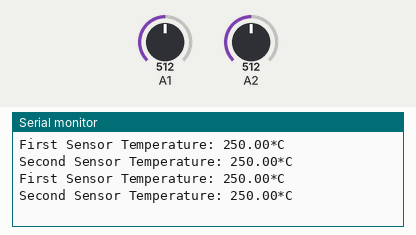
Recording of a sketch running on a simulated Arduino Uno, built with avr-gcc and run on an emulated ATmega328P. On the bench: the last lines printed to the serial monitor. The test bench sets the inputs (shaded band); at power-on: A1 = 512, A2 = 512.

Above: at 1.8 s.
1.9 s: A1 set to 716
At 2.8 s:
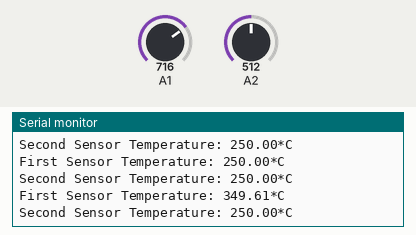
3.4 s: A2 set to 716
At 4.7 s:
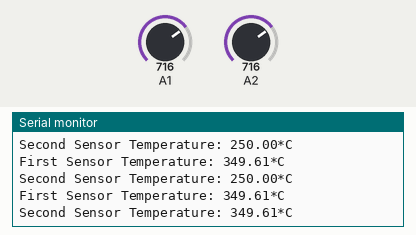
4.9 s: A1 set to 900
At 5.9 s:
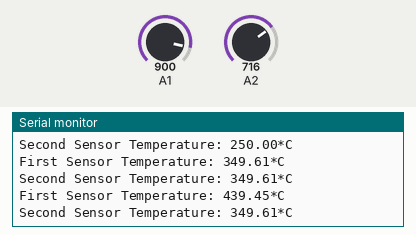
6.4 s: A2 set to 900
At 7.9 s:
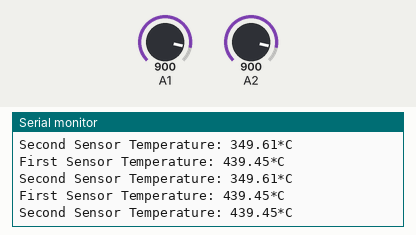
Timing chart, 0 to 8.9 s (numbered marks = the images above; inputs shaded):
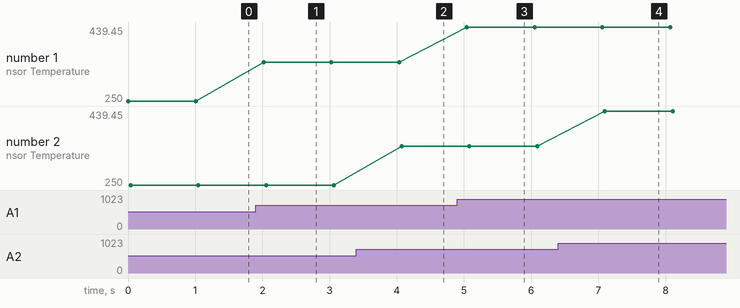

Measured:
- after the input at 1.9 s, the serial monitor: prints a new line after 0.12 s (image 1)
- after the input at 3.4 s, the serial monitor: prints a new line after 0.67 s (image 2)
- after the input at 4.9 s, the serial monitor: prints a new line after 0.14 s (image 3)
- after the input at 6.4 s, the serial monitor: prints a new line after 0.70 s (image 4)
- plotted number 1: 250 → 349.61 after the input at 1.9 s, 349.61 → 439.45 after the input at 4.9 s

The sketch:

arduino.ino
```cpp
float temp;
float temp2;

void setup() {
  // put your setup code here, to run once:
   Serial.begin(9600);
}

void loop() {
  // put your main code here, to run repeatedly:
  temp = analogRead(A1);
  temp = temp * 0.48828125;
  temp2 = analogRead(A2);
  temp2 = temp2 * 0.48828125;
  Serial.print("First Sensor Temperature: ");
  Serial.print(temp);
  Serial.print("*C");
  Serial.println();
  Serial.print("Second Sensor Temperature: ");
  Serial.print(temp2);
  Serial.print("*C");
  Serial.println();
  delay(1000);
}
```
